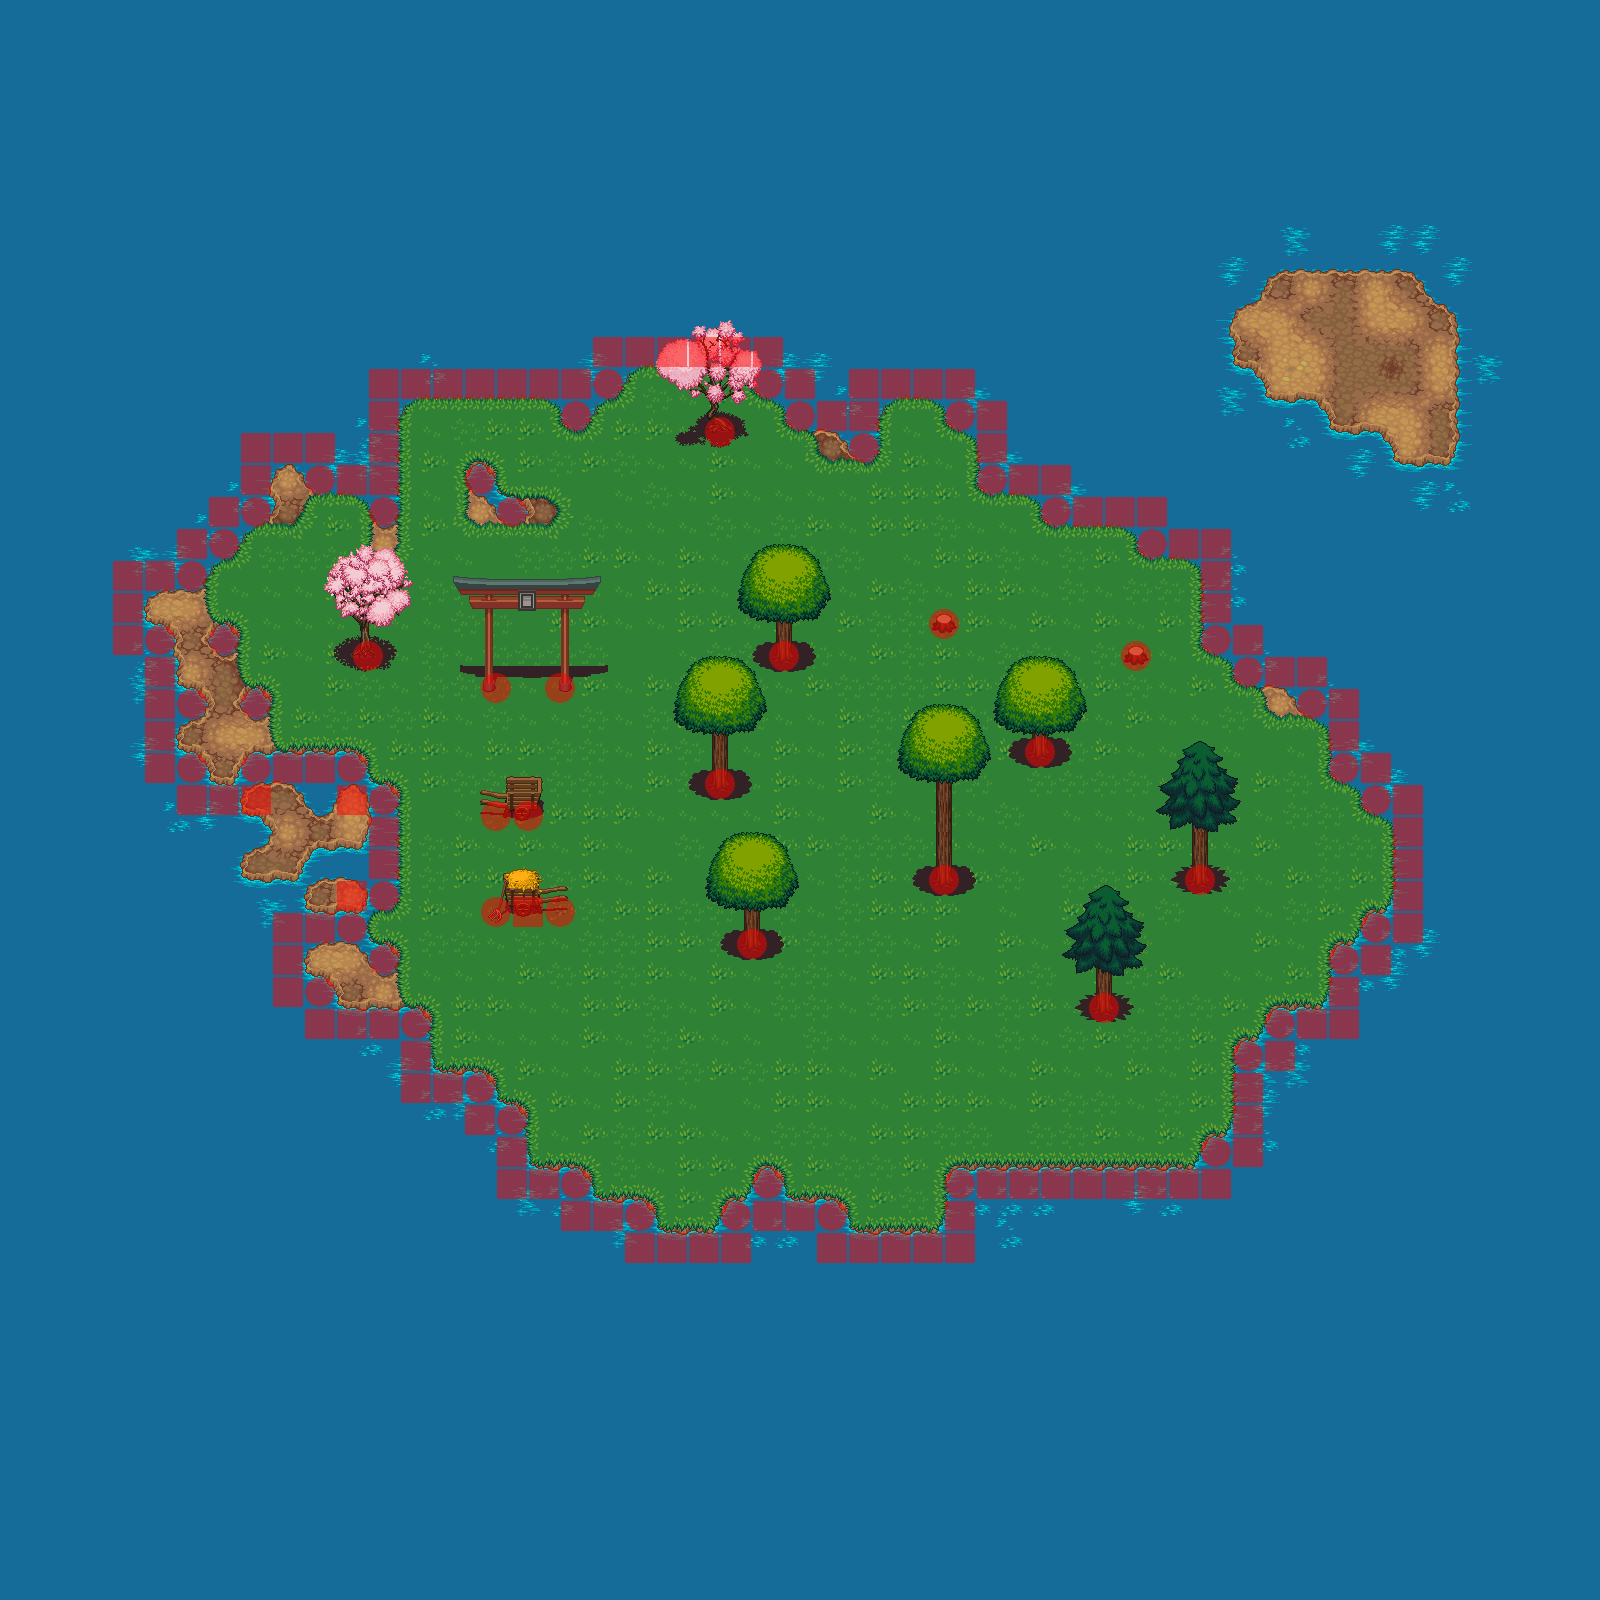

A level layout from a 2D game, rendered from its tile map. Below: a short description, then the map file with tile-grid data replaced by summaries:
An orthogonal 50x50 tile map with 32x32 px tiles, 6 tile layers (Ground, Fringe, Over, Over2, ...), 8 tilesets and 1 object (player).

<map version="1.0" orientation="orthogonal" renderorder="right-down" width="50" height="50" tilewidth="32" tileheight="32" nextobjectid="1">
 <tileset firstgid="1" source="tiles2/terrain.tsx" />
 <tileset firstgid="465" name="trunk_X2" tilewidth="32" tileheight="64" tilecount="6" columns="6">
  <image source="tiles2/trunk_X2.png" width="192" height="64" />
 </tileset>
 <tileset firstgid="471" name="treetop" tilewidth="32" tileheight="32" tilecount="42" columns="6">
  <image source="tiles2/treetop.png" width="192" height="224" />
 </tileset>
 <tileset firstgid="513" name="cherry_blossom_trees_X4" tilewidth="32" tileheight="128" tilecount="7" columns="7">
  <image source="tiles2/cherry_blossom_trees_X4.png" width="224" height="128" />
 </tileset>
 <tileset firstgid="520" name="wheelbarrows_X2" tilewidth="32" tileheight="64" tilecount="11" columns="11">
  <image source="tiles2/wheelbarrows_X2.png" width="352" height="64" />
 </tileset>
 <tileset firstgid="531" name="torii_X4" tilewidth="32" tileheight="128" tilecount="18" columns="18">
  <image source="tiles2/torii_X4.png" width="576" height="128" />
 </tileset>
 <tileset firstgid="549" name="colisao" tilewidth="32" tileheight="32" tilecount="2" columns="2">
  <image source="tiles1/colisao.png" width="64" height="32" />
 </tileset>
 <tileset firstgid="551" name="player" tilewidth="32" tileheight="47" tilecount="1" columns="1">
  <image source="tiles1/player.png" width="32" height="47" />
 </tileset>
 <layer name="Ground" width="50" height="50">
  <data>[2500 cells, 2500 non-empty, 93 distinct tile ids]</data>
 </layer>
 <layer name="Fringe" width="50" height="50">
  <data>[2500 cells, 40 non-empty, 24 distinct tile ids]</data>
 </layer>
 <layer name="Over" width="50" height="50">
  <data>[2500 cells, 4 non-empty, 1 distinct tile ids]</data>
 </layer>
 <layer name="Over2" width="50" height="50">
  <data>[2500 cells, 64 non-empty, 37 distinct tile ids]</data>
 </layer>
 <layer name="Collision1" width="50" height="50">
  <data>[2500 cells, 18 non-empty, 2 distinct tile ids]</data>
 </layer>
 <layer name="Collision2" width="50" height="50" offsetx="-16" offsety="-16">
  <data>[2500 cells, 160 non-empty, 2 distinct tile ids]</data>
 </layer>
 <objectgroup name="Objetos">
  <object id="1" name="Soldado" type="player" gid="551" x="800" y="800" width="32" height="47" />
 </objectgroup>
</map>
